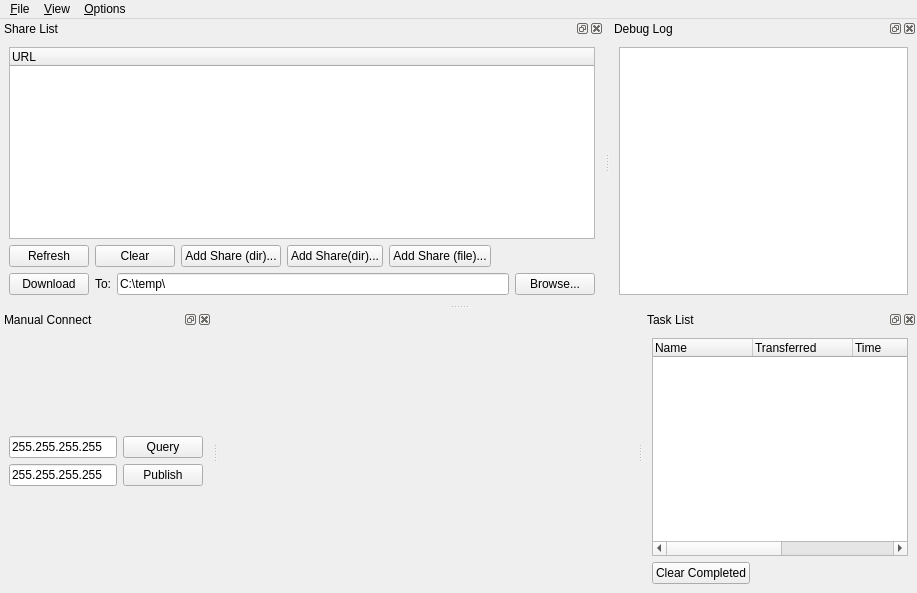
<ui version="4.0" >
 <class>MainWindow</class>
 <widget class="QMainWindow" name="MainWindow" >
  <property name="geometry" >
   <rect>
    <x>0</x>
    <y>0</y>
    <width>917</width>
    <height>593</height>
   </rect>
  </property>
  <property name="windowTitle" >
   <string>UFTT</string>
  </property>
  <property name="dockNestingEnabled" >
   <bool>true</bool>
  </property>
  <property name="dockOptions" >
   <set>QMainWindow::AllowNestedDocks|QMainWindow::AllowTabbedDocks|QMainWindow::AnimatedDocks|QMainWindow::VerticalTabs</set>
  </property>
  <widget class="QWidget" name="centralwidget" >
   <widget class="QLabel" name="label_2" >
    <property name="geometry" >
     <rect>
      <x>876</x>
      <y>9</y>
      <width>32</width>
      <height>263</height>
     </rect>
    </property>
    <property name="text" >
     <string>!UFTT!</string>
    </property>
   </widget>
  </widget>
  <widget class="QMenuBar" name="menubar" >
   <property name="geometry" >
    <rect>
     <x>0</x>
     <y>0</y>
     <width>917</width>
     <height>19</height>
    </rect>
   </property>
   <widget class="QMenu" name="menu_File" >
    <property name="title" >
     <string>&amp;File</string>
    </property>
    <addaction name="action_Quit" />
   </widget>
   <widget class="QMenu" name="menu_View" >
    <property name="title" >
     <string>&amp;View</string>
    </property>
   </widget>
   <widget class="QMenu" name="menu_Options" >
    <property name="title" >
     <string>&amp;Options</string>
    </property>
    <addaction name="actionEnableAutoupdate" />
   </widget>
   <addaction name="menu_File" />
   <addaction name="menu_View" />
   <addaction name="menu_Options" />
  </widget>
  <widget class="QDockWidget" name="dockShares" >
   <property name="features" >
    <set>QDockWidget::AllDockWidgetFeatures</set>
   </property>
   <property name="windowTitle" >
    <string>Share List</string>
   </property>
   <attribute name="dockWidgetArea" >
    <number>4</number>
   </attribute>
   <widget class="QWidget" name="dockWidgetContents_2" >
    <layout class="QVBoxLayout" >
     <item>
      <widget class="QDragDropTreeWidget" name="SharesTree" >
       <column>
        <property name="text" >
         <string>URL</string>
        </property>
       </column>
      </widget>
     </item>
     <item>
      <layout class="QHBoxLayout" >
       <item>
        <widget class="QPushButton" name="RefreshButton" >
         <property name="text" >
          <string>Refresh</string>
         </property>
        </widget>
       </item>
       <item>
        <widget class="QPushButton" name="buttonClear" >
         <property name="text" >
          <string>Clear</string>
         </property>
        </widget>
       </item>
       <item>
        <widget class="QPushButton" name="buttonAdd1" >
         <property name="text" >
          <string>Add Share (dir)...</string>
         </property>
        </widget>
       </item>
       <item>
        <widget class="QPushButton" name="buttonAdd2" >
         <property name="text" >
          <string>Add Share(dir)...</string>
         </property>
        </widget>
       </item>
       <item>
        <widget class="QPushButton" name="buttonAdd3" >
         <property name="text" >
          <string>Add Share (file)...</string>
         </property>
        </widget>
       </item>
       <item>
        <spacer>
         <property name="orientation" >
          <enum>Qt::Horizontal</enum>
         </property>
         <property name="sizeHint" >
          <size>
           <width>40</width>
           <height>20</height>
          </size>
         </property>
        </spacer>
       </item>
      </layout>
     </item>
     <item>
      <layout class="QHBoxLayout" >
       <item>
        <widget class="QPushButton" name="DownloadButton" >
         <property name="text" >
          <string>Download</string>
         </property>
        </widget>
       </item>
       <item>
        <widget class="QLabel" name="label" >
         <property name="text" >
          <string>To:</string>
         </property>
        </widget>
       </item>
       <item>
        <widget class="QLineEdit" name="DownloadEdit" >
         <property name="text" >
          <string>C:\temp\</string>
         </property>
        </widget>
       </item>
       <item>
        <widget class="QPushButton" name="buttonBrowse" >
         <property name="text" >
          <string>Browse...</string>
         </property>
        </widget>
       </item>
      </layout>
     </item>
    </layout>
   </widget>
  </widget>
  <widget class="QDockWidget" name="dockWidgetDebug" >
   <property name="windowTitle" >
    <string>Debug Log</string>
   </property>
   <attribute name="dockWidgetArea" >
    <number>4</number>
   </attribute>
   <widget class="QWidget" name="dockWidgetContents_3" >
    <layout class="QHBoxLayout" >
     <item>
      <widget class="QTextEdit" name="debugText" />
     </item>
    </layout>
   </widget>
  </widget>
  <widget class="QDockWidget" name="dockManualConnect" >
   <property name="windowTitle" >
    <string>Manual Connect</string>
   </property>
   <attribute name="dockWidgetArea" >
    <number>1</number>
   </attribute>
   <widget class="QWidget" name="dockWidgetContents" >
    <layout class="QVBoxLayout" >
     <item>
      <layout class="QGridLayout" >
       <item row="1" column="0" >
        <widget class="QLineEdit" name="editManualPublish" >
         <property name="text" >
          <string>255.255.255.255</string>
         </property>
         <property name="cursorPosition" >
          <number>0</number>
         </property>
        </widget>
       </item>
       <item row="0" column="0" >
        <widget class="QLineEdit" name="editManualQuery" >
         <property name="text" >
          <string>255.255.255.255</string>
         </property>
         <property name="cursorPosition" >
          <number>0</number>
         </property>
        </widget>
       </item>
       <item row="0" column="1" >
        <widget class="QPushButton" name="buttonManualQuery" >
         <property name="text" >
          <string>Query</string>
         </property>
        </widget>
       </item>
       <item row="1" column="1" >
        <widget class="QPushButton" name="buttonManualPublish" >
         <property name="text" >
          <string>Publish</string>
         </property>
        </widget>
       </item>
      </layout>
     </item>
    </layout>
   </widget>
  </widget>
  <widget class="QDockWidget" name="dockTaskList" >
   <property name="windowTitle" >
    <string>Task List</string>
   </property>
   <attribute name="dockWidgetArea" >
    <number>2</number>
   </attribute>
   <widget class="QWidget" name="dockWidgetContents_4" >
    <layout class="QVBoxLayout" >
     <item>
      <widget class="QTreeWidget" name="listTasks" >
       <column>
        <property name="text" >
         <string>Name</string>
        </property>
       </column>
       <column>
        <property name="text" >
         <string>Transferred</string>
        </property>
       </column>
       <column>
        <property name="text" >
         <string>Time</string>
        </property>
       </column>
       <column>
        <property name="text" >
         <string>Status</string>
        </property>
       </column>
       <column>
        <property name="text" >
         <string>Queue</string>
        </property>
       </column>
      </widget>
     </item>
     <item>
      <layout class="QHBoxLayout" >
       <item>
        <widget class="QPushButton" name="buttonClearCompletedTasks" >
         <property name="text" >
          <string>Clear Completed</string>
         </property>
        </widget>
       </item>
       <item>
        <spacer>
         <property name="orientation" >
          <enum>Qt::Horizontal</enum>
         </property>
         <property name="sizeHint" >
          <size>
           <width>40</width>
           <height>20</height>
          </size>
         </property>
        </spacer>
       </item>
      </layout>
     </item>
    </layout>
   </widget>
  </widget>
  <action name="action_Quit" >
   <property name="text" >
    <string>&amp;Quit</string>
   </property>
  </action>
  <action name="action_Debug_Window" >
   <property name="checkable" >
    <bool>true</bool>
   </property>
   <property name="text" >
    <string>&amp;Debug Window</string>
   </property>
  </action>
  <action name="actionEnableAutoupdate" >
   <property name="checkable" >
    <bool>true</bool>
   </property>
   <property name="text" >
    <string>Enable &amp;Autoupdate</string>
   </property>
  </action>
 </widget>
 <customwidgets>
  <customwidget>
   <class>QDragDropTreeWidget</class>
   <extends>QTreeWidget</extends>
   <header>QDragDropTreeWidget.h</header>
  </customwidget>
 </customwidgets>
 <tabstops>
  <tabstop>SharesTree</tabstop>
  <tabstop>RefreshButton</tabstop>
  <tabstop>DownloadButton</tabstop>
  <tabstop>DownloadEdit</tabstop>
 </tabstops>
 <resources/>
 <connections>
  <connection>
   <sender>action_Quit</sender>
   <signal>triggered()</signal>
   <receiver>MainWindow</receiver>
   <slot>close()</slot>
   <hints>
    <hint type="sourcelabel" >
     <x>-1</x>
     <y>-1</y>
    </hint>
    <hint type="destinationlabel" >
     <x>394</x>
     <y>286</y>
    </hint>
   </hints>
  </connection>
  <connection>
   <sender>dockWidgetDebug</sender>
   <signal>visibilityChanged(bool)</signal>
   <receiver>action_Debug_Window</receiver>
   <slot>setChecked(bool)</slot>
   <hints>
    <hint type="sourcelabel" >
     <x>364</x>
     <y>438</y>
    </hint>
    <hint type="destinationlabel" >
     <x>-1</x>
     <y>-1</y>
    </hint>
   </hints>
  </connection>
  <connection>
   <sender>buttonClear</sender>
   <signal>clicked()</signal>
   <receiver>SharesTree</receiver>
   <slot>clear()</slot>
   <hints>
    <hint type="sourcelabel" >
     <x>128</x>
     <y>356</y>
    </hint>
    <hint type="destinationlabel" >
     <x>458</x>
     <y>192</y>
    </hint>
   </hints>
  </connection>
 </connections>
</ui>
